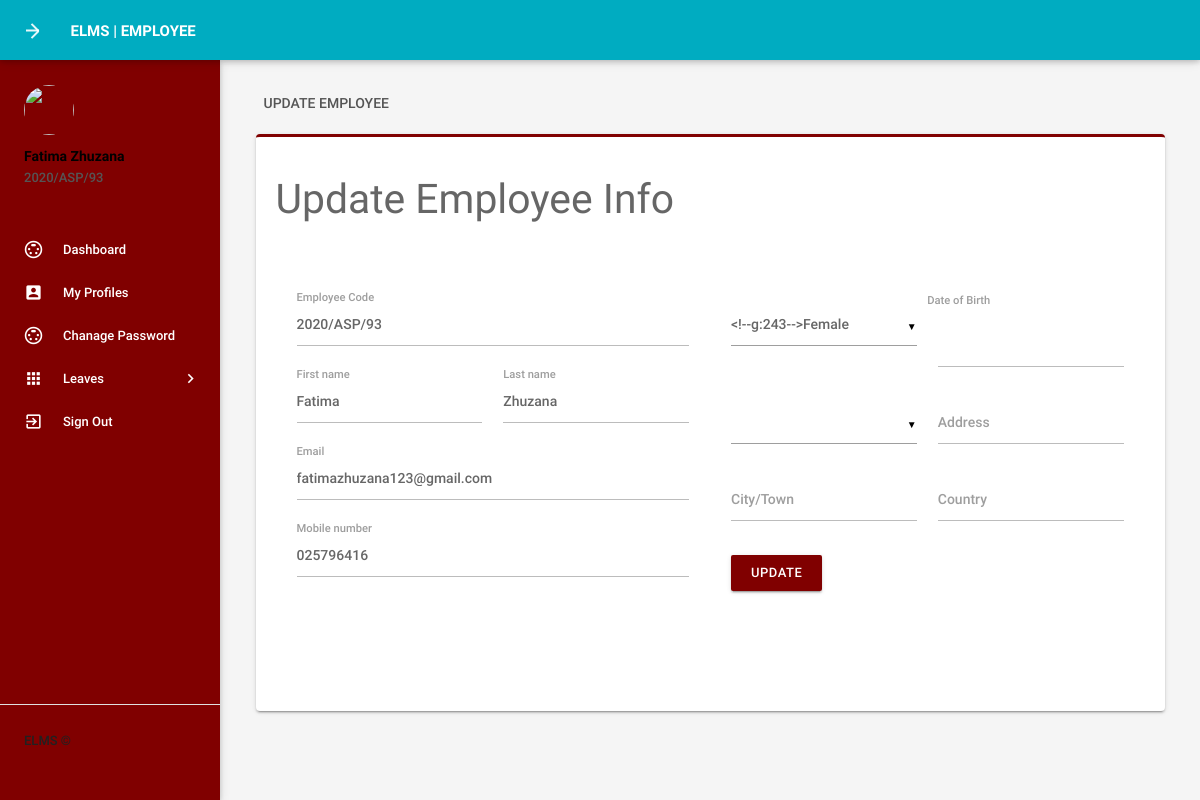
Page /myprofile.php (signed in) on the committed database.
### tables this page shows
CREATE TABLE tblemployees (
  id int(11) NOT NULL,
  EmpId varchar(100) NOT NULL,
  FirstName varchar(150) DEFAULT NULL,
  LastName varchar(150) DEFAULT NULL,
  EmailId varchar(200) DEFAULT NULL,
  Password varchar(180) DEFAULT NULL,
  Gender varchar(100) DEFAULT NULL,
  DepartmentCode varchar(255) DEFAULT NULL,
  Phonenumber char(11) DEFAULT NULL,
  Status int(1) DEFAULT NULL,
  RegDate timestamp NULL DEFAULT current_timestamp(),
  Faculty varchar(100) DEFAULT NULL,
  employeetype varchar(100) DEFAULT NULL
);

### myprofile.php (the view, shortened to what this page needs)
<?php
include('includes/config.php');
if(strlen($_SESSION['emplogin'])==0)
    {
header('location:index.php');
}
else{
    ?>
<!DOCTYPE html>
<html lang="en">
    <head>
        <link type="text/css" rel="stylesheet" href="assets/plugins/materialize/css/materialize.min.css"/>
        <link href="assets/plugins/material-preloader/css/materialPreloader.min.css" rel="stylesheet">
        <link href="assets/css/alpha.min.css" rel="stylesheet" type="text/css"/>
        <link href="assets/css/custom.css" rel="stylesheet" type="text/css"/>
    </head>
    <body>
  <?php include('includes/header.php');?>
       <?php include('includes/sidebar.php');?>
   <main class="mn-inner">
                <div class="row">
                    <div class="col s12">
                        <div class="page-title">Update employee</div>
                    </div>
                    <div class="col s12 m12 l12">
                        <div class="card">
                            <div class="card-content">
                                <form id="example-form" method="post" name="updatemp">
                                    <div>
                                        <h3>Update Employee Info</h3>
                                        <section>
                                            <div class="wizard-content">
                                                <div class="row">
                                                    <div class="col m6">
                                                        <div class="row">
<?php
$eid=$_SESSION['emplogin'];
$sql = "SELECT * from  tblemployees where EmailId=:eid";
$query = $dbh -> prepare($sql);
$query -> bindParam(':eid',$eid, PDO::PARAM_STR);
$query->execute();
$results=$query->fetchAll(PDO::FETCH_OBJ);
if($query->rowCount() > 0)
{
foreach($results as $result)
{               ?>
 <div class="input-field col  s12">
<label for="empcode">Employee Code</label>
<input  name="empcode" id="empcode" value="<?php echo htmlentities($result->EmpId);?>" type="text" autocomplete="off" readonly required>
</div>
<div class="input-field col m6 s12">
<label for="firstName">First name</label>
<input id="firstName" name="firstName" value="<?php echo htmlentities($result->FirstName);?>"  type="text" required>
</div>
<div class="input-field col m6 s12">
<label for="lastName">Last name </label>
<input id="lastName" name="lastName" value="<?php echo htmlentities($result->LastName);?>" type="text" autocomplete="off" required>
</div>
<div class="input-field col s12">
<label for="email">Email</label>
<input  name="email" type="email" id="email" value="<?php echo htmlentities($result->EmailId);?>" readonly autocomplete="off" required>
</div>
<div class="input-field col s12">
<label for="phone">Mobile number</label>
<input id="phone" name="mobileno" type="tel" value="<?php echo htmlentities($result->Phonenumber);?>" maxlength="10" autocomplete="off" required>
 </div>
</div>
</div>
<div class="col m6">
<div class="row">
<div class="input-field col m6 s12">
</div>
<label for="birthdate">Date of Birth</label>
<div class="input-field col m6 s12">
<input id="birthdate" name="dob"  class="datepicker" value="<?php echo htmlentities($result->Dob);?>" >
</div>
<div class="input-field col m6 s12">
</div>
<div class="input-field col m6 s12">
<label for="address">Address</label>
<input id="address" name="address" type="text"  value="<?php echo htmlentities($result->Address);?>" autocomplete="off" required>
</div>
<div class="input-field col m6 s12">
<label for="city">City/Town</label>
<input id="city" name="city" type="text"  value="<?php echo htmlentities($result->City);?>" autocomplete="off" required>
 </div>
<div class="input-field col m6 s12">
<label for="country">Country</label>
<input id="country" name="country" type="text"  value="<?php echo htmlentities($result->Country);?>" autocomplete="off" required>
</div>
<?php }}?>
<div class="input-field col s12">
<button type="submit" name="update"  id="update" class="waves-effect waves-light btn indigo m-b-xs">UPDATE</button>
</div>
                                                        </div>
                                                    </div>
                                                </div>
                                            </div>
                                        </section>
                                    </div>
                                </form>
                            </div>
                        </div>
                    </div>
                </div>
            </main>
        </div>
        <div class="left-sidebar-hover"></div>
    </body>
</html>
<?php } ?>

### includes/sidebar.php (shortened to what this page needs)
     <aside id="slide-out" class="side-nav white fixed">
                <div class="side-nav-wrapper">
                    <div class="sidebar-profile">
                        <div class="sidebar-profile-image">
                            <img src="assets/images/profile-image.png" class="circle" alt="">
                        </div>
                        <div class="sidebar-profile-info">
                    <?php
$eid=$_SESSION['eid'];
$sql = "SELECT FirstName,LastName,EmpId from  tblemployees where id=:eid";
$query = $dbh -> prepare($sql);
$query->bindParam(':eid',$eid,PDO::PARAM_STR);
$query->execute();
$results=$query->fetchAll(PDO::FETCH_OBJ);
if($query->rowCount() > 0)
{
foreach($results as $result)
{               ?>
                                <p><?php echo htmlentities($result->FirstName." ".$result->LastName);?></p>
                                <span><?php echo htmlentities($result->EmpId)?></span>
                         <?php }} ?>
                        </div>
                    </div>
                <ul class="sidebar-menu collapsible collapsible-accordion" data-collapsible="accordion">
               <li class="no-padding"><a class="waves-effect waves-grey" href="dashboard.php"><i class="material-icons">settings_input_svideo</i>Dashboard</a></li>
  <li class="no-padding"><a class="waves-effect waves-grey" href="myprofile.php"><i class="material-icons">account_box</i>My Profiles</a></li>
  <li class="no-padding"><a class="waves-effect waves-grey" href="emp-changepassword.php"><i class="material-icons">settings_input_svideo</i>Chanage Password</a></li>
                    <li class="no-padding">
                        <a class="collapsible-header waves-effect waves-grey"><i class="material-icons">apps</i>Leaves<i class="nav-drop-icon material-icons">keyboard_arrow_right</i></a>
                    </li>
                  <li class="no-padding">
                                <a class="waves-effect waves-grey" href="logout.php"><i class="material-icons">exit_to_app</i>Sign Out</a>
                            </li>
                </ul>
                <div class="footer">
                    <p class="copyright"> ELMS ©</p>
                </div>
                </div>
            </aside>

### assets/css/custom.css (style rules this page uses)
:root { --primary-color: #800000; --primary-dark: #660000; --primary-light: #a62e2e; --accent-color: #ff3333; --text-on-primary: #ffffff; --sidebar-bg: #800000; --sidebar-text: #ffffff; --sidebar-hover: #660000; --card-shadow: 0 2px 5px rgba(0,0,0,0.1); }
body { background-color: #f5f5f5; }
a { color: var(--primary-color); }
.btn, .btn-large, .btn-floating, input[type="submit"], input[type="button"], button { background-color: #800000 !important; color: #ffffff !important; text-transform: none; font-weight: 500; padding: 0 20px; height: 36px; line-height: 36px; border-radius: 2px; border: none; cursor: pointer; transition: all 0.3s ease; box-shadow: 0 2px 2px 0 rgba(0,0,0,0.14), 0 1px 5px 0 rgba(0,0,0,0.12), 0 3px 1px -2px rgba(0,0,0,0.2); }
header, .side-nav, .side-nav .logo-wrapper { background-color: #800000 !important; }
.side-nav { background-color: var(--sidebar-bg) !important; }
.side-nav li a, .side-nav li a > i, .side-nav .collapsible-header, .side-nav .collapsible-body a, .side-nav .collapsible-body li a { color: var(--sidebar-text) !important; font-weight: 500; }
.card, .card-panel { border-radius: 4px; box-shadow: 0 2px 2px 0 rgba(0,0,0,0.14), 0 1px 5px 0 rgba(0,0,0,0.12), 0 3px 1px -2px rgba(0,0,0,0.2); border-top: 3px solid #800000; margin: 0.5rem 0 1rem 0; transition: box-shadow 0.3s ease; }

### rows in the picture
tblemployees: FirstName+LastName "Fatima Zhuzana", EmpId "2020/ASP/93", empcode "2020/ASP/93", firstName "Fatima", lastName "Zhuzana", email "fatimazhuzana123@gmail.com", mobileno "025796416"
